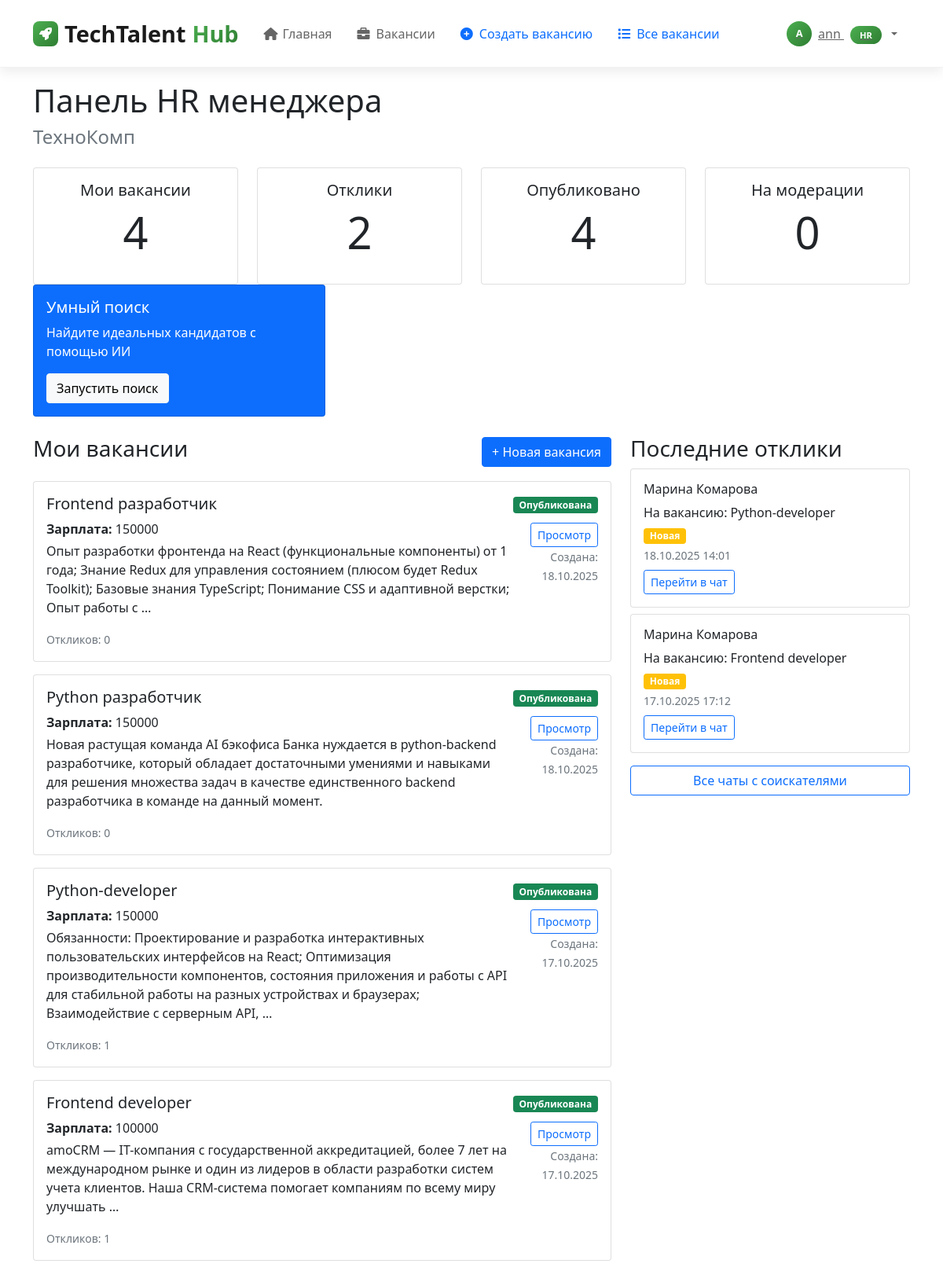
/dashboard/ (signed in), run on the app's committed database.
### career_app/models.py (models this page shows, shortened)
class Company(models.Model):
    name = models.CharField(max_length=200, verbose_name="Название компании")
    description = models.TextField(verbose_name="Описание")
    contact_email = models.EmailField(verbose_name="Контактный email")
    contact_phone = models.CharField(max_length=20, verbose_name="Контактный телефон")
    created_at = models.DateTimeField(auto_now_add=True)
    is_approved = models.BooleanField(default=False, verbose_name="Подтверждена")  # Новое поле
    objects = models.Manager()
    class Meta:
        verbose_name = "Компания"
        verbose_name_plural = "Компании"

class Vacancy(models.Model):
    STATUS_CHOICES = [
        ('draft', 'Черновик'),
        ('moderation', 'На модерации'),
        ('published', 'Опубликована'),
        ('rejected', 'Отклонена'),
        ('closed', 'Закрыта'),
    ]
    views = models.IntegerField(default=0, verbose_name="Просмотры")
    title = models.CharField(max_length=200, verbose_name="Должность")
    company = models.ForeignKey(Company, on_delete=models.CASCADE, verbose_name="Компания")
    category = models.ForeignKey(Category, on_delete=models.SET_NULL, null=True, blank=True, verbose_name="Категория")
    description = models.TextField(verbose_name="Описание вакансии")
    requirements = models.TextField(verbose_name="Требования")
    salary = models.CharField(max_length=100, blank=True, verbose_name="Зарплата")
    contact_info = models.TextField(verbose_name="Контактная информация")
    status = models.CharField(max_length=20, choices=STATUS_CHOICES, default='draft', verbose_name="Статус")
    created_by = models.ForeignKey(User, on_delete=models.CASCADE, verbose_name="Создатель")
    created_at = models.DateTimeField(auto_now_add=True)
    published_at = models.DateTimeField(null=True, blank=True)
    auto_close_at = models.DateTimeField(null=True, blank=True, verbose_name="Автоматическое закрытие")
    objects = models.Manager()
    views = models.IntegerField(default=0, verbose_name="Просмотры")
    salary_amount = models.DecimalField(max_digits=10, decimal_places=2, null=True, blank=True,
                                        verbose_name="Зарплата (число)")
    location = models.CharField(max_length=200, blank=True, verbose_name="Местоположение")
    employment_type = models.CharField(max_length=50, choices=[
        ('full', 'Полная занятость'),
        ('part', 'Частичная занятость'),
        ('remote', 'Удаленная работа'),
    ], default='full', verbose_name="Тип занятости")
    class Meta:
        verbose_name = "Вакансия"
        verbose_name_plural = "Вакансии"
        ordering = ['-created_at']

class Application(models.Model):
    STATUS_CHOICES = [
        ('new', 'Новая'),
        ('reviewed', 'Рассмотрена'),
        ('invited', 'Приглашен'),
        ('rejected', 'Отклонена'),
    ]
    vacancy = models.ForeignKey(Vacancy, on_delete=models.CASCADE, verbose_name="Вакансия")
    applicant = models.ForeignKey(Applicant, on_delete=models.CASCADE, verbose_name="Соискатель")
    cover_letter = models.TextField(blank=True, verbose_name="Сопроводительное письмо")
    status = models.CharField(max_length=20, choices=STATUS_CHOICES, default='new', verbose_name="Статус")
    applied_at = models.DateTimeField(auto_now_add=True)
    source = models.CharField(max_length=50, default='website', verbose_name="Источник")
    ip_address = models.GenericIPAddressField(null=True, blank=True, verbose_name="IP адрес")
    objects = models.Manager()
    class Meta:
        verbose_name = "Отклик"
        verbose_name_plural = "Отклики"
        ordering = ['-applied_at']

class Applicant(models.Model):
    EXPERIENCE_LEVELS = [
        ('no_experience', 'Нет опыта'),
        ('intern', 'Стажер'),
        ('junior', 'Junior (Начинающий)'),
        ('middle', 'Middle (Опытный)'),
        ('senior', 'Senior (Старший)'),
        ('lead', 'Lead (Руководитель)'),
    ]
    EDUCATION_LEVELS = [
        ('secondary', 'Среднее'),
        ('secondary_professional', 'Среднее профессиональное'),
        ('high', 'Высшее образование'),
    ]
    user = models.OneToOneField(User, on_delete=models.CASCADE, null=True, blank=True)
    first_name = models.CharField(max_length=100, verbose_name="Имя")
    last_name = models.CharField(max_length=100, verbose_name="Фамилия")
    email = models.EmailField(verbose_name="Email")
    phone = models.CharField(max_length=20, verbose_name="Телефон")
    position = models.CharField(max_length=200, blank=True, verbose_name="Желаемая должность")
    experience_level = models.CharField(
        max_length=50,
        choices=EXPERIENCE_LEVELS,
        blank=True,
        verbose_name="Уровень опыта"
    )
    education_level = models.CharField(
        max_length=50,
        choices=EDUCATION_LEVELS,
        blank=True,
        verbose_name="Уровень образования"
    )
    skills = models.TextField(blank=True, verbose_name="Навыки")
    experience = models.TextField(blank=True, verbose_name="Опыт работы")
    education = models.TextField(blank=True, verbose_name="Образование")
    about = models.TextField(blank=True, verbose_name="О себе")
    resume_file = models.FileField(upload_to='resumes/', null=True, blank=True, verbose_name="Файл резюме")
    resume_text = models.TextField(blank=True, verbose_name="Текст резюме")
    created_at = models.DateTimeField(auto_now_add=True)
    is_published = models.BooleanField(default=True, verbose_name="Резюме опубликовано")
    class Meta:
        verbose_name = "Соискатель"
        verbose_name_plural = "Соискатели"

### career_app/views.py (the view)
# urls.py: path('dashboard/', views.dashboard, name='dashboard'),
@login_required
def dashboard(request):
    try:
        user_profile = request.user.userprofile
    except UserProfile.DoesNotExist:
        messages.info(request, "Пожалуйста, завершите настройку вашего профиля.")
        return redirect('profile_setup')
    if not user_profile.can_access_dashboard():
        messages.warning(request, "Ваш аккаунт ожидает подтверждения администратором.")
        return redirect('pending_approval')
    if user_profile.role == 'admin':
        return admin_dashboard(request)
    elif user_profile.role == 'hr':
        return hr_dashboard(request)
    elif user_profile.role == 'university':
        return university_dashboard(request)
    else:
        return applicant_dashboard(request)

### templates/career_app/hr_dashboard.html
{% extends 'base.html' %}
{% block content %}
<div class="container mt-4">
    <h1>Панель HR менеджера</h1>
    <h4 class="text-muted">{{ company.name }}</h4>
    <div class="row mt-4">
        <div class="col-md-3">
            <div class="card">
                <div class="card-body text-center">
                    <h5 class="card-title">Мои вакансии</h5>
                    <p class="display-4">{{ vacancies.count }}</p>
                </div>
            </div>
        </div>
        <div class="col-md-3">
            <div class="card">
                <div class="card-body text-center">
                    <h5 class="card-title">Отклики</h5>
                    <p class="display-4">{{ applications.count }}</p>
                </div>
            </div>
        </div>
        <div class="col-md-3">
            <div class="card">
                <div class="card-body text-center">
                    <h5 class="card-title">Опубликовано</h5>
                    <p class="display-4">{{ vacancies_published }}</p>
                </div>
            </div>
        </div>
        <div class="col-md-3">
            <div class="card">
                <div class="card-body text-center">
                    <h5 class="card-title">На модерации</h5>
                    <p class="display-4">{{ vacancies_moderation }}</p>
                </div>
            </div>
        </div>
    </div>
    <div class="col-md-4">
    <div class="card bg-primary text-white">
        <div class="card-body">
            <h5 class="card-title">Умный поиск</h5>
            <p class="card-text">Найдите идеальных кандидатов с помощью ИИ</p>
            <a href="{% url 'ai_search_dashboard' %}" class="btn btn-light">Запустить поиск</a>
        </div>
    </div>
</div>
    <div class="row mt-4">
        <div class="col-md-8">
            <div class="d-flex justify-content-between align-items-center mb-3">
                <h3>Мои вакансии</h3>
                <a href="{% url 'create_vacancy' %}" class="btn btn-primary">+ Новая вакансия</a>
            </div>
            {% for vacancy in vacancies %}
            <div class="card mb-3">
                <div class="card-body">
                    <div class="d-flex justify-content-between align-items-start">
                        <div>
                            <h5 class="card-title">{{ vacancy.title }}</h5>
                            <p class="card-text mb-1">
                                {% if vacancy.salary %}
                                <strong>Зарплата:</strong> {{ vacancy.salary }}
                                {% endif %}
                            </p>
                            <p class="card-text">
                                {{ vacancy.description|truncatewords:30 }}
                            </p>
                            <p class="card-text">
                                <small class="text-muted">
                                    Откликов: {{ vacancy.application_set.count }}
                                </small>
                            </p>
                        </div>
                        <div class="text-end">
                            <span class="badge bg-{% if vacancy.status == 'published' %}success{% elif vacancy.status == 'moderation' %}warning{% elif vacancy.status == 'rejected' %}danger{% else %}secondary{% endif %} mb-2">
                                {{ vacancy.get_status_display }}
                            </span>
                            <br>
                            <a href="{% url 'vacancy_detail' vacancy.pk %}" class="btn btn-sm btn-outline-primary mt-1">Просмотр</a>
                            <br>
                            <small class="text-muted">
                                Создана: {{ vacancy.created_at|date:"d.m.Y" }}
                            </small>
                        </div>
                    </div>
                </div>
            </div>
            {% empty %}
            <div class="text-center py-4">
                <h5 class="text-muted">У вас пока нет вакансий</h5>
                <p class="text-muted">Создайте первую вакансию для размещения в системе</p>
                <a href="{% url 'create_vacancy' %}" class="btn btn-primary">Создать вакансию</a>
            </div>
            {% endfor %}
        </div>
        <div class="col-md-4">
            <h3>Последние отклики</h3>
            {% for application in applications|slice:":5" %}
            <div class="card mb-2">
                <div class="card-body">
                    <h6>{{ application.applicant.first_name }} {{ application.applicant.last_name }}</h6>
                    <p class="mb-1">На вакансию: {{ application.vacancy.title }}</p>
                    <span class="badge bg-{% if application.status == 'new' %}warning{% elif application.status == 'reviewed' %}info{% elif application.status == 'invited' %}success{% else %}danger{% endif %}">
                        {{ application.get_status_display }}
                    </span>
                    <small class="text-muted d-block mt-1">{{ application.applied_at|date:"d.m.Y H:i" }}</small>
                    <div class="mt-2">
                        <a href="{% url 'create_chat_from_application' application.id %}" class="btn btn-sm btn-outline-primary">
                            Перейти в чат
                        </a>
                    </div>
                </div>
            </div>
            {% empty %}
            <p class="text-muted">Пока нет откликов</p>
            {% endfor %}
            <div class="mt-3">
                <a href="{% url 'chat_list' %}" class="btn btn-outline-primary w-100">
                    Все чаты с соискателями
                </a>
            </div>
        </div>
    </div>
</div>
{% endblock %}

### templates/base.html (shortened to what this page needs)
<!DOCTYPE html>
<html lang="ru">
<head>
    <link href="https://cdn.jsdelivr.net/npm/bootstrap@5.1.3/dist/css/bootstrap.min.css" rel="stylesheet">
    <link href="https://cdnjs.cloudflare.com/ajax/libs/font-awesome/6.0.0/css/all.min.css" rel="stylesheet">
</head>
<body>
    <nav class="navbar navbar-expand-lg navbar-light fixed-top">
        <div class="container">
            <a class="navbar-brand" href="{% url 'home' %}">
                <div class="brand-icon">
                    <i class="fas fa-rocket"></i>
                </div>
                TechTalent<span>Hub</span>
            </a>
            <div class="collapse navbar-collapse" id="navbarNav">
                <ul class="navbar-nav me-auto">
    <li class="nav-item">
        <a class="nav-link {% if request.path == '/' %}active{% endif %}" href="{% url 'home' %}">
            <i class="fas fa-home"></i>
            Главная
        </a>
    </li>
    <li class="nav-item">
        <a class="nav-link {% if 'vacancy' in request.path %}active{% endif %}" href="{% url 'vacancy_list' %}">
            <i class="fas fa-briefcase"></i>
            Вакансии
        </a>
    </li>
    {% if user.is_authenticated %}
        {% if user.userprofile.role == 'admin' %}
            <li class="nav-item admin">
                <a class="nav-link" href="{% url 'moderation_list' %}">
                    <i class="fas fa-shield-alt"></i>
                    Модерация
                </a>
            </li>
            <li class="nav-item admin">
                <a class="nav-link" href="{% url 'analytics' %}">
                    <i class="fas fa-chart-bar"></i>
                    Аналитика
                </a>
            </li>
        {% elif user.userprofile.role == 'hr' %}
            <li class="nav-item hr">
                <a class="nav-link" href="{% url 'create_vacancy' %}">
                    <i class="fas fa-plus-circle"></i>
                    Создать вакансию
                </a>
            </li>
            <li class="nav-item hr">
                <a class="nav-link" href="{% url 'vacancy_list' %}">
                    <i class="fas fa-list"></i>
                    Все вакансии
                </a>
            </li>
        {% endif %}
    {% endif %}
</ul>
                <ul class="navbar-nav">
                    {% if user.is_authenticated %}
                        <li class="nav-item dropdown">
                            <a class="user-dropdown dropdown-toggle" href="#" role="button" data-bs-toggle="dropdown">
                                <div class="user-avatar">
                                    {{ user.username|first|upper }}
                                </div>
                                <span class="d-none d-md-inline">
                                    {{ user.username }}
                                    <span class="role-badge">
                                        {% if user.userprofile.role == 'admin' %}Админ
                                        {% elif user.userprofile.role == 'hr' %}HR
                                        {% elif user.userprofile.role == 'university' %}ВУЗ
                                        {% elif user.userprofile.role == 'student' %}Студент
                                        {% else %}Пользователь{% endif %}
                                    </span>
                                </span>
                            </a>
                        </li>
                    {% endif %}
                </ul>
            </div>
        </div>
    </nav>
    <div style="padding-top: 80px;"></div>
    <main>
        {% block content %}
        {% endblock %}
    </main>
</body>
</html>

### data on the page
Company: name "ТехноКомп"
Vacancy: title "Frontend разработчик", salary "150000", description "Опыт разработки фронтенда на React (функциональные компоненты) от 1 года; Знание Redux для управления состоянием (плюсом будет Redux Toolkit); Базовые знания TypeScript; Понимание CSS и адаптивной верстки; Опыт работы с …", application_set.count "0", status "Опубликована", created_at "18.10.2025"
Vacancy: title "Python разработчик", salary "150000", description "Новая растущая команда AI бэкофиса Банка нуждается в python-backend разработчике, который обладает достаточными умениями и навыками для решения множества задач в качестве единственного backend разработчика в команде на данный момент.", application_set.count "0", status "Опубликована", created_at "18.10.2025"
Vacancy: title "Python-developer", salary "150000", description "Обязанности: Проектирование и разработка интерактивных пользовательских интерфейсов на React; Оптимизация производительности компонентов, состояния приложения и работы с API для стабильной работы на разных устройствах и браузерах; Взаимодействие с серверным API, …", application_set.count "1", status "Опубликована", created_at "17.10.2025"
Vacancy: title "Frontend developer", salary "100000", description "amoCRM — IT-компания с государственной аккредитацией, более 7 лет на международном рынке и один из лидеров в области разработки систем учета клиентов. Наша CRM-система помогает компаниям по всему миру улучшать …", application_set.count "1", status "Опубликована", created_at "17.10.2025"
Application: applicant.first_name "Марина", applicant.last_name "Комарова", vacancy "Python-developer", status "Новая", applied_at "18.10.2025 14:01"
Application: applicant.first_name "Марина", applicant.last_name "Комарова", vacancy "Frontend developer", status "Новая", applied_at "17.10.2025 17:12"

### other printed values
{{ user.username|first|upper }} "A"
{{ user.username }} "ann"
{{ vacancies.count }} "4"
{{ applications.count }} "2"
{{ vacancies_published }} "4"
{{ vacancies_moderation }} "0"
